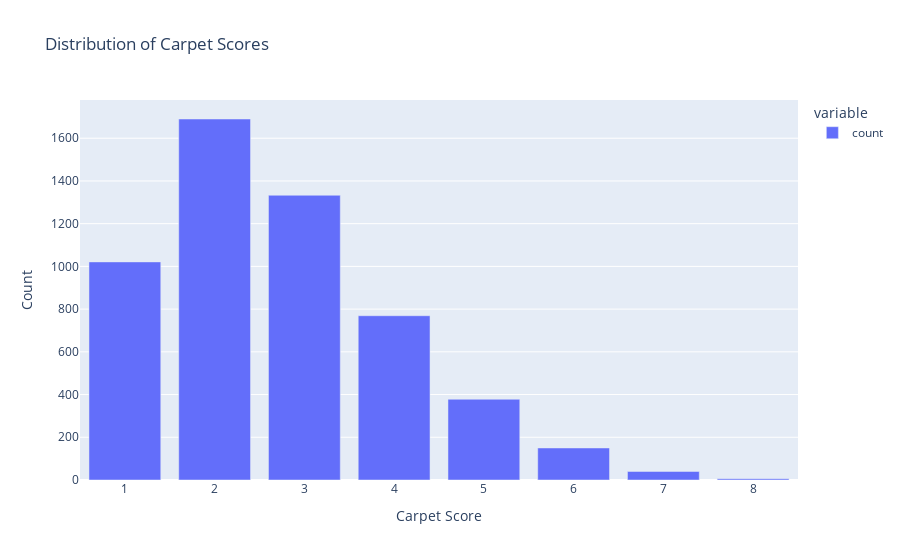

Notebook code for this chart:
### Code cell
fig = px.bar(df['carpet_score'].value_counts().sort_index(), title='Distribution of Carpet Scores')
fig.update_layout(xaxis_title='Carpet Score', yaxis_title='Count')
fig.show()

### Figure 1 — Plotly figure (JSON) as saved in the notebook; plotly's stock layout.template omitted (floating-point values rounded to 4 significant figures)
{"data": [{"alignmentgroup": "True", "hovertemplate": "variable=count<br>carpet_score=%{x}<br>value=%{y}<extra></extra>", "legendgroup": "count", "marker": {"color": "#636efa", "pattern": {"shape": ""}}, "name": "count", "offsetgroup": "count", "orientation": "v", "showlegend": true, "textposition": "auto", "type": "bar", "x": [1, 2, 3, 4, 5, 6, 7, 8], "xaxis": "x", "y": [1021, 1690, 1333, 769, 378, 150, 40, 6], "yaxis": "y"}], "layout": {"barmode": "relative", "legend": {"title": {"text": "variable"}, "tracegroupgap": 0}, "title": {"text": "Distribution of Carpet Scores"}, "xaxis": {"anchor": "y", "domain": [0, 1], "title": {"text": "Carpet Score"}}, "yaxis": {"anchor": "x", "domain": [0, 1], "title": {"text": "Count"}}}}
